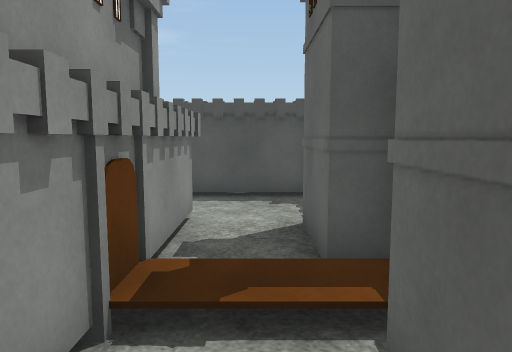
[1] (above)

12 first-person views from a walk through a scene from a Unity 3-D project. The camera is 1.4 m above the floor, tilts 6° down and sees 70° across. The floor is counted in squares, 1 m on a side. Each view is taken from the middle of a square. On the plan, view 1 faces up. The plan holds only what a view shows up to about 16 squares ahead; the rest is blank. The place goes on beyond the plan. Surface patterns are stand-ins for the level's own textures.

[2]
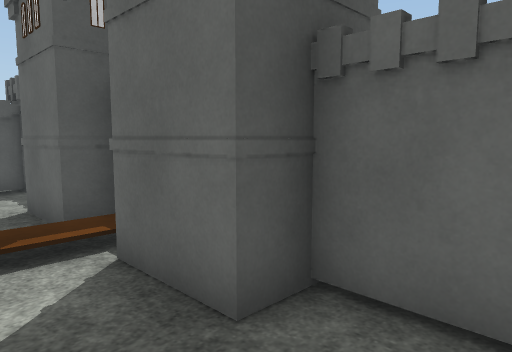

[3]
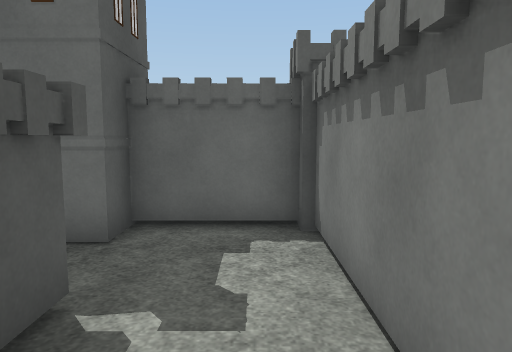

[4]
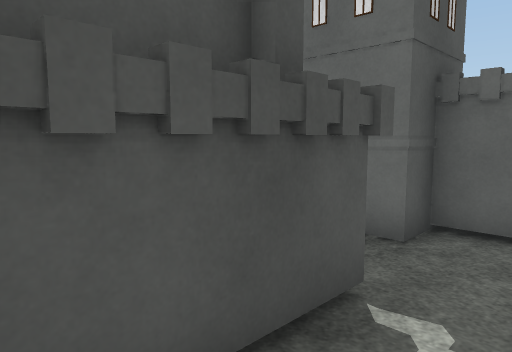

[5]
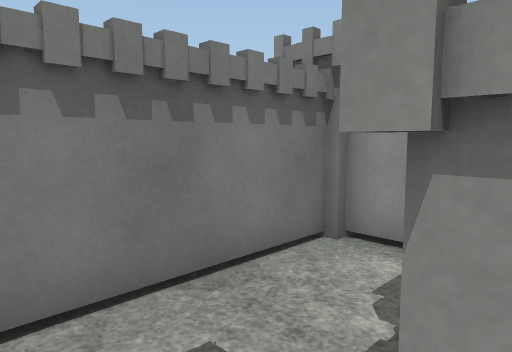

[6]
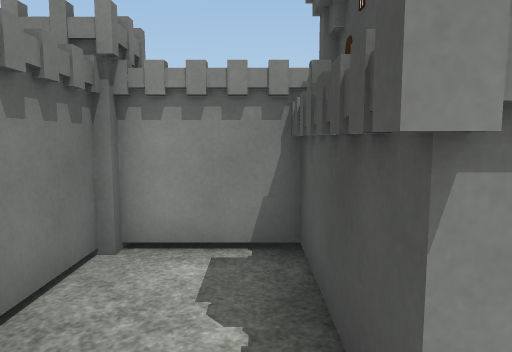

[7]
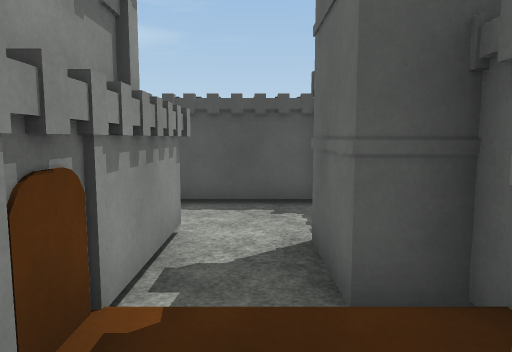

[8]
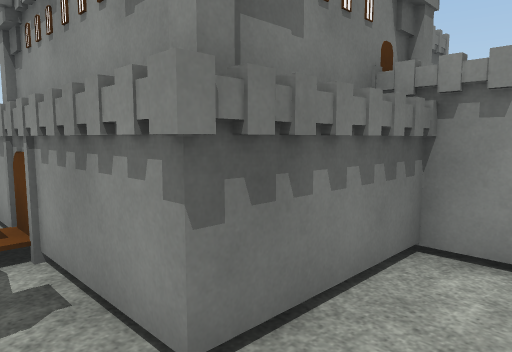

[9]
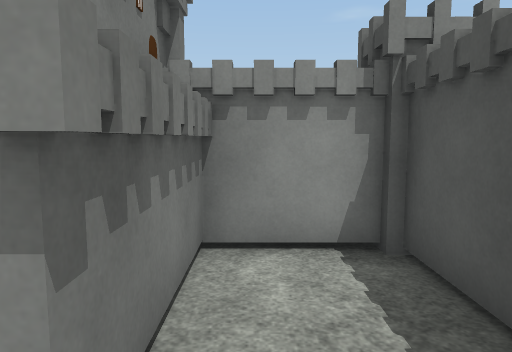

[10]
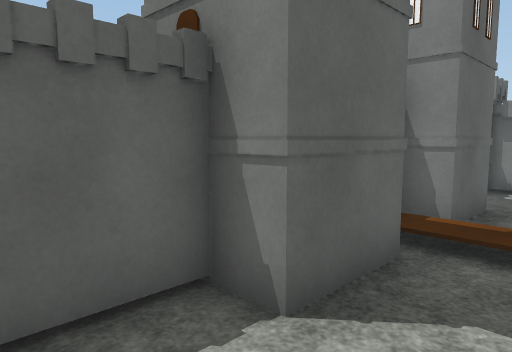

[11]
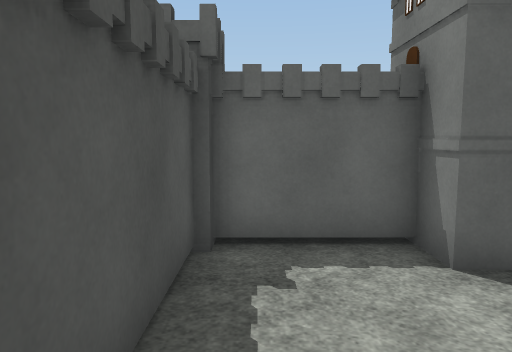

[12]
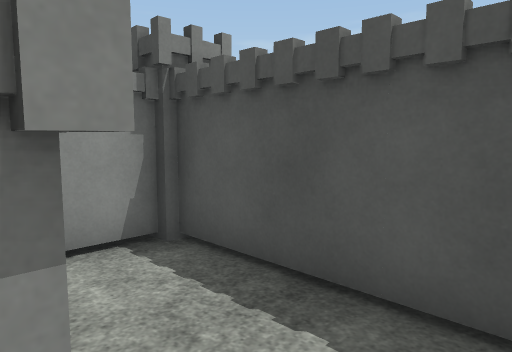

### Floor plan
Key: @ floor where view 1 was taken; # wall or solid block; . main floor; : floor 0.25 m higher than the main floor; ^ raised ledge.
Columns run from 5 left of view 1 to 2 right of it. Each row starts with its distance up from view 1.
  9 ########
  8 #......#
  7 #......#
  6 #^^##.^#
  5     ^.##
  4     ^.##
  3     ^::#
  2     ^.##
  1     ^.##
  0 #####@##
 -1 #......#
 -2 #......#
 -3 ########

Positions as (right, up) in squares from view 1, and headings:
1: (0, 0), facing up
2: (-1, -2), facing up-right
3: (-4, -2), facing right
4: (-4, -2), facing up-right
5: (0, 0), facing down-left
6: (0, -1), facing left
7: (0, 1), facing up
8: (0, 8), facing down-left
9: (0, 7), facing left
10: (-1, 8), facing down-right
11: (-3, 8), facing right
12: (0, 6), facing up-left
